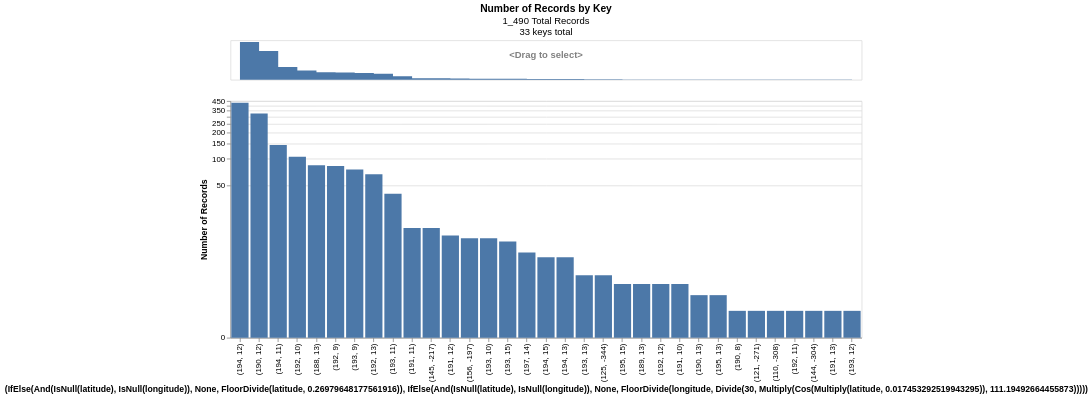

Write notebook code for a chart like this one.
### Markdown cell above
In addition to offering these code utilities, mismo tries to offer
some prebuilt solutions to common problems.
For example, we have a CoordinateLinker that
uses a KeyLinker internally to join records wherever (latitude, longitude)
pairs are close (they don't need to be exact!).

### Code cell
coord_blocker = mismo.lib.geo.CoordinateLinker(
    distance_km=10,
    left_resolver={"lat": "latitude", "lon": "longitude"},
    right_resolver={"lat": "latitude", "lon": "longitude"},
    max_pairs=50_000,
)
# above, we showed a pair_counts(), but we can also look at the distribution of keys
# within the records table
coord_blocker.key_counts_left(featured).chart()

### Figure 1 — Vega-Lite specification as saved in the notebook (floating-point values rounded to 4 significant figures)
{"config": {"view": {"continuousWidth": 300, "continuousHeight": 300}}, "vconcat": [{"mark": {"type": "area", "interpolate": "step-after"}, "encoding": {"x": {"axis": null, "field": "key", "sort": "-y", "type": "ordinal"}, "y": {"axis": null, "field": "n", "title": null, "type": "quantitative"}}, "height": 50, "name": "view_c157dd70dda299f0_0", "title": {"text": "<Drag to select>", "anchor": "middle", "color": "gray", "dy": 30, "fontSize": 12}, "width": 800}, {"mark": {"type": "bar"}, "encoding": {"tooltip": [{"field": "n", "format": ",", "title": "Number of Records", "type": "quantitative"}, {"field": "frac", "format": ".2%", "title": "Fraction", "type": "quantitative"}, {"field": "IfElse(And(IsNull(latitude), IsNull(longitude)), None, FloorDivide(latitude, 0.26979648177561916))", "type": "quantitative"}, {"field": "IfElse(And(IsNull(latitude), IsNull(longitude)), None, FloorDivide(longitude, Divide(30, Multiply(Cos(Multiply(latitude, 0.017453292519943295)), 111.19492664455873))))", "type": "quantitative"}, {"field": "explanation", "title": "Explanation", "type": "nominal"}], "x": {"field": "key", "sort": "-y", "title": "(IfElse(And(IsNull(latitude), IsNull(longitude)), None, FloorDivide(latitude, 0.26979648177561916)), IfElse(And(IsNull(latitude), IsNull(longitude)), None, FloorDivide(longitude, Divide(30, Multiply(Cos(Multiply(latitude, 0.017453292519943295)), 111.19492664455873)))))", "type": "ordinal"}, "y": {"field": "n", "scale": {"type": "symlog"}, "title": "Number of Records", "type": "quantitative"}}, "transform": [{"filter": {"param": "param_0dc7cc3c4f36d3a7", "empty": true}}], "width": 800}], "data": {"name": "data-195aef65bf13f397e34b6728e2f33086"}, "params": [{"name": "param_0dc7cc3c4f36d3a7", "select": {"type": "interval", "encodings": ["x"]}, "views": ["view_c157dd70dda299f0_0"]}], "resolve": {"scale": {"color": "independent"}}, "title": {"text": "Number of Records by Key", "anchor": "middle", "subtitle": ["1_490 Total Records", "33 keys total"]}, "$schema": "https://vega.github.io/schema/vega-lite/v6.1.0.json", "datasets": {"data-195aef65bf13f397e34b6728e2f33086": [{"IfElse(And(IsNull(latitude), IsNull(longitude)), None, FloorDivide(latitude, 0.26979648177561916))": 194, "IfElse(And(IsNull(latitude), IsNull(longitude)), None, FloorDivide(longitude, Divide(30, Multiply(Cos(Multiply(latitude, 0.017453292519943295)), 111.19492664455873))))": 12, "n": 430, "key": "(194, 12)", "frac": 0.2886, "explanation": "Out of the 1_490, 430 (29%) had the key of (194, 12)"}, {"IfElse(And(IsNull(latitude), IsNull(longitude)), None, FloorDivide(latitude, 0.26979648177561916))": 190, "IfElse(And(IsNull(latitude), IsNull(longitude)), None, FloorDivide(longitude, Divide(30, Multiply(Cos(Multiply(latitude, 0.017453292519943295)), 111.19492664455873))))": 12, "n": 326, "key": "(190, 12)", "frac": 0.2188, "explanation": "Out of the 1_490, 326 (22%) had the key of (190, 12)"}, {"IfElse(And(IsNull(latitude), IsNull(longitude)), None, FloorDivide(latitude, 0.26979648177561916))": 194, "IfElse(And(IsNull(latitude), IsNull(longitude)), None, FloorDivide(longitude, Divide(30, Multiply(Cos(Multiply(latitude, 0.017453292519943295)), 111.19492664455873))))": 11, "n": 144, "key": "(194, 11)", "frac": 0.09664, "explanation": "Out of the 1_490, 144 (10%) had the key of (194, 11)"}, {"IfElse(And(IsNull(latitude), IsNull(longitude)), None, FloorDivide(latitude, 0.26979648177561916))": 192, "IfElse(And(IsNull(latitude), IsNull(longitude)), None, FloorDivide(longitude, Divide(30, Multiply(Cos(Multiply(latitude, 0.017453292519943295)), 111.19492664455873))))": 10, "n": 106, "key": "(192, 10)", "frac": 0.07114, "explanation": "Out of the 1_490, 106 (7%) had the key of (192, 10)"}, {"IfElse(And(IsNull(latitude), IsNull(longitude)), None, FloorDivide(latitude, 0.26979648177561916))": 188, "IfElse(And(IsNull(latitude), IsNull(longitude)), None, FloorDivide(longitude, Divide(30, Multiply(Cos(Multiply(latitude, 0.017453292519943295)), 111.19492664455873))))": 13, "n": 85, "key": "(188, 13)", "frac": 0.05705, "explanation": "Out of the 1_490, 85 (6%) had the key of (188, 13)"}, {"IfElse(And(IsNull(latitude), IsNull(longitude)), None, FloorDivide(latitude, 0.26979648177561916))": 192, "IfElse(And(IsNull(latitude), IsNull(longitude)), None, FloorDivide(longitude, Divide(30, Multiply(Cos(Multiply(latitude, 0.017453292519943295)), 111.19492664455873))))": 9, "n": 83, "key": "(192, 9)", "frac": 0.0557, "explanation": "Out of the 1_490, 83 (6%) had the key of (192, 9)"}, {"IfElse(And(IsNull(latitude), IsNull(longitude)), None, FloorDivide(latitude, 0.26979648177561916))": 193, "IfElse(And(IsNull(latitude), IsNull(longitude)), None, FloorDivide(longitude, Divide(30, Multiply(Cos(Multiply(latitude, 0.017453292519943295)), 111.19492664455873))))": 9, "n": 76, "key": "(193, 9)", "frac": 0.05101, "explanation": "Out of the 1_490, 76 (5%) had the key of (193, 9)"}, {"IfElse(And(IsNull(latitude), IsNull(longitude)), None, FloorDivide(latitude, 0.26979648177561916))": 192, "IfElse(And(IsNull(latitude), IsNull(longitude)), None, FloorDivide(longitude, Divide(30, Multiply(Cos(Multiply(latitude, 0.017453292519943295)), 111.19492664455873))))": 13, "n": 67, "key": "(192, 13)", "frac": 0.04497, "explanation": "Out of the 1_490, 67 (4%) had the key of (192, 13)"}, {"IfElse(And(IsNull(latitude), IsNull(longitude)), None, FloorDivide(latitude, 0.26979648177561916))": 193, "IfElse(And(IsNull(latitude), IsNull(longitude)), None, FloorDivide(longitude, Divide(30, Multiply(Cos(Multiply(latitude, 0.017453292519943295)), 111.19492664455873))))": 11, "n": 40, "key": "(193, 11)", "frac": 0.02685, "explanation": "Out of the 1_490, 40 (3%) had the key of (193, 11)"}, {"IfElse(And(IsNull(latitude), IsNull(longitude)), None, FloorDivide(latitude, 0.26979648177561916))": 191, "IfElse(And(IsNull(latitude), IsNull(longitude)), None, FloorDivide(longitude, Divide(30, Multiply(Cos(Multiply(latitude, 0.017453292519943295)), 111.19492664455873))))": 11, "n": 16, "key": "(191, 11)", "frac": 0.01074, "explanation": "Out of the 1_490, 16 (1%) had the key of (191, 11)"}, {"IfElse(And(IsNull(latitude), IsNull(longitude)), None, FloorDivide(latitude, 0.26979648177561916))": 145, "IfElse(And(IsNull(latitude), IsNull(longitude)), None, FloorDivide(longitude, Divide(30, Multiply(Cos(Multiply(latitude, 0.017453292519943295)), 111.19492664455873))))": -217, "n": 16, "key": "(145, -217)", "frac": 0.01074, "explanation": "Out of the 1_490, 16 (1%) had the key of (145, -217)"}, {"IfElse(And(IsNull(latitude), IsNull(longitude)), None, FloorDivide(latitude, 0.26979648177561916))": 191, "IfElse(And(IsNull(latitude), IsNull(longitude)), None, FloorDivide(longitude, Divide(30, Multiply(Cos(Multiply(latitude, 0.017453292519943295)), 111.19492664455873))))": 12, "n": 13, "key": "(191, 12)", "frac": 0.008725, "explanation": "Out of the 1_490, 13 (1%) had the key of (191, 12)"}, {"IfElse(And(IsNull(latitude), IsNull(longitude)), None, FloorDivide(latitude, 0.26979648177561916))": 156, "IfElse(And(IsNull(latitude), IsNull(longitude)), None, FloorDivide(longitude, Divide(30, Multiply(Cos(Multiply(latitude, 0.017453292519943295)), 111.19492664455873))))": -197, "n": 12, "key": "(156, -197)", "frac": 0.008054, "explanation": "Out of the 1_490, 12 (1%) had the key of (156, -197)"}, {"IfElse(And(IsNull(latitude), IsNull(longitude)), None, FloorDivide(latitude, 0.26979648177561916))": 193, "IfElse(And(IsNull(latitude), IsNull(longitude)), None, FloorDivide(longitude, Divide(30, Multiply(Cos(Multiply(latitude, 0.017453292519943295)), 111.19492664455873))))": 10, "n": 12, "key": "(193, 10)", "frac": 0.008054, "explanation": "Out of the 1_490, 12 (1%) had the key of (193, 10)"}, {"IfElse(And(IsNull(latitude), IsNull(longitude)), None, FloorDivide(latitude, 0.26979648177561916))": 193, "IfElse(And(IsNull(latitude), IsNull(longitude)), None, FloorDivide(longitude, Divide(30, Multiply(Cos(Multiply(latitude, 0.017453292519943295)), 111.19492664455873))))": 15, "n": 11, "key": "(193, 15)", "frac": 0.007383, "explanation": "Out of the 1_490, 11 (1%) had the key of (193, 15)"}, {"IfElse(And(IsNull(latitude), IsNull(longitude)), None, FloorDivide(latitude, 0.26979648177561916))": 197, "IfElse(And(IsNull(latitude), IsNull(longitude)), None, FloorDivide(longitude, Divide(30, Multiply(Cos(Multiply(latitude, 0.017453292519943295)), 111.19492664455873))))": 14, "n": 8, "key": "(197, 14)", "frac": 0.005369, "explanation": "Out of the 1_490, 8 (1%) had the key of (197, 14)"}, {"IfElse(And(IsNull(latitude), IsNull(longitude)), None, FloorDivide(latitude, 0.26979648177561916))": 194, "IfElse(And(IsNull(latitude), IsNull(longitude)), None, FloorDivide(longitude, Divide(30, Multiply(Cos(Multiply(latitude, 0.017453292519943295)), 111.19492664455873))))": 15, "n": 7, "key": "(194, 15)", "frac": 0.004698, "explanation": "Out of the 1_490, 7 (0%) had the key of (194, 15)"}, {"IfElse(And(IsNull(latitude), IsNull(longitude)), None, FloorDivide(latitude, 0.26979648177561916))": 194, "IfElse(And(IsNull(latitude), IsNull(longitude)), None, FloorDivide(longitude, Divide(30, Multiply(Cos(Multiply(latitude, 0.017453292519943295)), 111.19492664455873))))": 13, "n": 7, "key": "(194, 13)", "frac": 0.004698, "explanation": "Out of the 1_490, 7 (0%) had the key of (194, 13)"}, {"IfElse(And(IsNull(latitude), IsNull(longitude)), None, FloorDivide(latitude, 0.26979648177561916))": 193, "IfElse(And(IsNull(latitude), IsNull(longitude)), None, FloorDivide(longitude, Divide(30, Multiply(Cos(Multiply(latitude, 0.017453292519943295)), 111.19492664455873))))": 13, "n": 4, "key": "(193, 13)", "frac": 0.002685, "explanation": "Out of the 1_490, 4 (0%) had the key of (193, 13)"}, {"IfElse(And(IsNull(latitude), IsNull(longitude)), None, FloorDivide(latitude, 0.26979648177561916))": 125, "IfElse(And(IsNull(latitude), IsNull(longitude)), None, FloorDivide(longitude, Divide(30, Multiply(Cos(Multiply(latitude, 0.017453292519943295)), 111.19492664455873))))": -344, "n": 4, "key": "(125, -344)", "frac": 0.002685, "explanation": "Out of the 1_490, 4 (0%) had the key of (125, -344)"}, {"IfElse(And(IsNull(latitude), IsNull(longitude)), None, FloorDivide(latitude, 0.26979648177561916))": 195, "IfElse(And(IsNull(latitude), IsNull(longitude)), None, FloorDivide(longitude, Divide(30, Multiply(Cos(Multiply(latitude, 0.017453292519943295)), 111.19492664455873))))": 15, "n": 3, "key": "(195, 15)", "frac": 0.002013, "explanation": "Out of the 1_490, 3 (0%) had the key of (195, 15)"}, {"IfElse(And(IsNull(latitude), IsNull(longitude)), None, FloorDivide(latitude, 0.26979648177561916))": 189, "IfElse(And(IsNull(latitude), IsNull(longitude)), None, FloorDivide(longitude, Divide(30, Multiply(Cos(Multiply(latitude, 0.017453292519943295)), 111.19492664455873))))": 13, "n": 3, "key": "(189, 13)", "frac": 0.002013, "explanation": "Out of the 1_490, 3 (0%) had the key of (189, 13)"}, {"IfElse(And(IsNull(latitude), IsNull(longitude)), None, FloorDivide(latitude, 0.26979648177561916))": 192, "IfElse(And(IsNull(latitude), IsNull(longitude)), None, FloorDivide(longitude, Divide(30, Multiply(Cos(Multiply(latitude, 0.017453292519943295)), 111.19492664455873))))": 12, "n": 3, "key": "(192, 12)", "frac": 0.002013, "explanation": "Out of the 1_490, 3 (0%) had the key of (192, 12)"}, {"IfElse(And(IsNull(latitude), IsNull(longitude)), None, FloorDivide(latitude, 0.26979648177561916))": 191, "IfElse(And(IsNull(latitude), IsNull(longitude)), None, FloorDivide(longitude, Divide(30, Multiply(Cos(Multiply(latitude, 0.017453292519943295)), 111.19492664455873))))": 10, "n": 3, "key": "(191, 10)", "frac": 0.002013, "explanation": "Out of the 1_490, 3 (0%) had the key of (191, 10)"}, {"IfElse(And(IsNull(latitude), IsNull(longitude)), None, FloorDivide(latitude, 0.26979648177561916))": 190, "IfElse(And(IsNull(latitude), IsNull(longitude)), None, FloorDivide(longitude, Divide(30, Multiply(Cos(Multiply(latitude, 0.017453292519943295)), 111.19492664455873))))": 13, "n": 2, "key": "(190, 13)", "frac": 0.001342, "explanation": "Out of the 1_490, 2 (0%) had the key of (190, 13)"}, {"IfElse(And(IsNull(latitude), IsNull(longitude)), None, FloorDivide(latitude, 0.26979648177561916))": 195, "IfElse(And(IsNull(latitude), IsNull(longitude)), None, FloorDivide(longitude, Divide(30, Multiply(Cos(Multiply(latitude, 0.017453292519943295)), 111.19492664455873))))": 13, "n": 2, "key": "(195, 13)", "frac": 0.001342, "explanation": "Out of the 1_490, 2 (0%) had the key of (195, 13)"}, {"IfElse(And(IsNull(latitude), IsNull(longitude)), None, FloorDivide(latitude, 0.26979648177561916))": 190, "IfElse(And(IsNull(latitude), IsNull(longitude)), None, FloorDivide(longitude, Divide(30, Multiply(Cos(Multiply(latitude, 0.017453292519943295)), 111.19492664455873))))": 8, "n": 1, "key": "(190, 8)", "frac": 0.0006711, "explanation": "Out of the 1_490, 1 (0%) had the key of (190, 8)"}, {"IfElse(And(IsNull(latitude), IsNull(longitude)), None, FloorDivide(latitude, 0.26979648177561916))": 121, "IfElse(And(IsNull(latitude), IsNull(longitude)), None, FloorDivide(longitude, Divide(30, Multiply(Cos(Multiply(latitude, 0.017453292519943295)), 111.19492664455873))))": -271, "n": 1, "key": "(121, -271)", "frac": 0.0006711, "explanation": "Out of the 1_490, 1 (0%) had the key of (121, -271)"}, {"IfElse(And(IsNull(latitude), IsNull(longitude)), None, FloorDivide(latitude, 0.26979648177561916))": 110, "IfElse(And(IsNull(latitude), IsNull(longitude)), None, FloorDivide(longitude, Divide(30, Multiply(Cos(Multiply(latitude, 0.017453292519943295)), 111.19492664455873))))": -308, "n": 1, "key": "(110, -308)", "frac": 0.0006711, "explanation": "Out of the 1_490, 1 (0%) had the key of (110, -308)"}, {"IfElse(And(IsNull(latitude), IsNull(longitude)), None, FloorDivide(latitude, 0.26979648177561916))": 192, "IfElse(And(IsNull(latitude), IsNull(longitude)), None, FloorDivide(longitude, Divide(30, Multiply(Cos(Multiply(latitude, 0.017453292519943295)), 111.19492664455873))))": 11, "n": 1, "key": "(192, 11)", "frac": 0.0006711, "explanation": "Out of the 1_490, 1 (0%) had the key of (192, 11)"}, {"IfElse(And(IsNull(latitude), IsNull(longitude)), None, FloorDivide(latitude, 0.26979648177561916))": 144, "IfElse(And(IsNull(latitude), IsNull(longitude)), None, FloorDivide(longitude, Divide(30, Multiply(Cos(Multiply(latitude, 0.017453292519943295)), 111.19492664455873))))": -304, "n": 1, "key": "(144, -304)", "frac": 0.0006711, "explanation": "Out of the 1_490, 1 (0%) had the key of (144, -304)"}, {"IfElse(And(IsNull(latitude), IsNull(longitude)), None, FloorDivide(latitude, 0.26979648177561916))": 191, "IfElse(And(IsNull(latitude), IsNull(longitude)), None, FloorDivide(longitude, Divide(30, Multiply(Cos(Multiply(latitude, 0.017453292519943295)), 111.19492664455873))))": 13, "n": 1, "key": "(191, 13)", "frac": 0.0006711, "explanation": "Out of the 1_490, 1 (0%) had the key of (191, 13)"}, {"IfElse(And(IsNull(latitude), IsNull(longitude)), None, FloorDivide(latitude, 0.26979648177561916))": 193, "IfElse(And(IsNull(latitude), IsNull(longitude)), None, FloorDivide(longitude, Divide(30, Multiply(Cos(Multiply(latitude, 0.017453292519943295)), 111.19492664455873))))": 12, "n": 1, "key": "(193, 12)", "frac": 0.0006711, "explanation": "Out of the 1_490, 1 (0%) had the key of (193, 12)"}]}}
